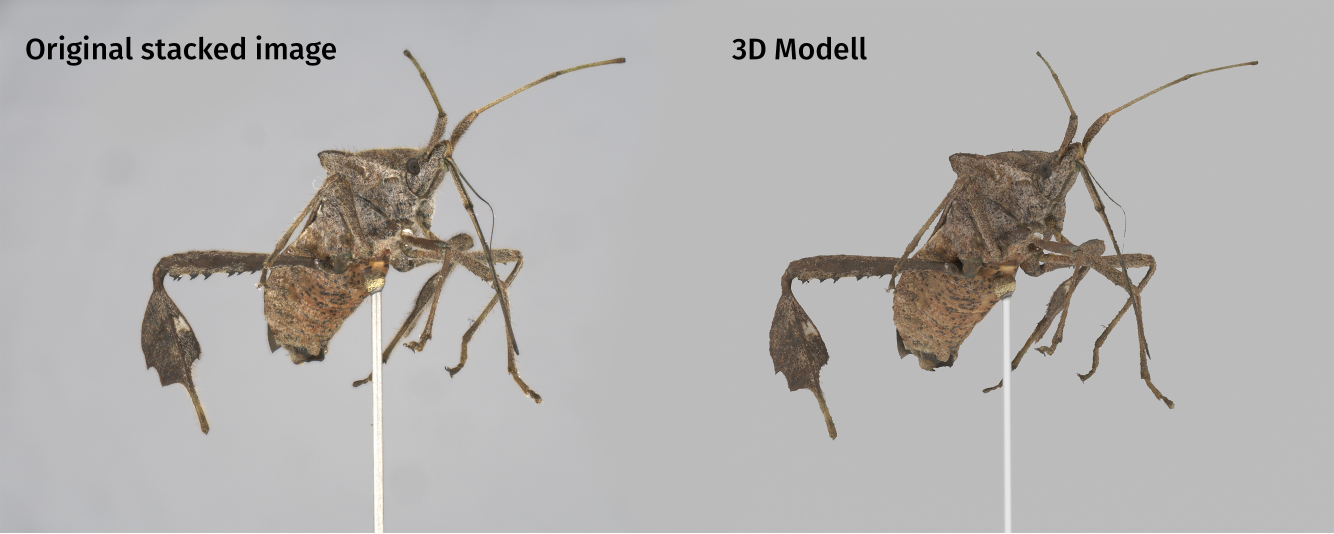
#> input picture images/3D_model_comparison_matched_lighting.jpg, 4000 x 1600 px (shown at 1/3 size); its folder holds only this picture in this run
$ python detect_blur.py --images ../images   (older library calls are emulated)
#> lines starting #> are read from the running program, lines starting #| are printed output that depends on the picture; after the words box and inside, x2 and y2 are one past the last pixel; in counts of white or black regions, pixels touching at a corner belong together
# approach implemented based on
# pyimagesearch.com/2015/09/07/blur-detection-with-opencv/

# Use in the console with
"""
$ python detect_blur.py --images images --threshold threshold
"""

from imutils import paths
import argparse
import cv2
import os
from PIL import Image, ImageEnhance


def variance_of_laplacian(image):
    # compute the Laplacian of the image and then return the focus
    # measure, which is simply the valirance of the Laplacian
    # using the following 3x3 convolutional kernel
    """
    [0   1   0]
    [1  -4   1]
    [0   1   0]

    as recommenden by Pech-Pacheco et al. in their 2000 ICPR paper,
    Diatom autofocusing in brightfield microscopy: a comparative study.
    """
    return cv2.Laplacian(image, cv2.CV_64F).var()


# construct the argument parse and parse the arguments
ap = argparse.ArgumentParser()
ap.add_argument("-i", "--images", required=True,
                help="path to input directory of images")
ap.add_argument("-t", "--threshold", type=float, default=3.0,
                help="focus measures that fall below this value will be considered 'blurry'")
args = vars(ap.parse_args())

usable_images = []
rejected_images = []

# loop over the input images
for imagePath in sorted(paths.list_images(args["images"])):
    # load the image, convert it to grayscale, and compute the
    # focus measure of the image using the Variance of Laplacian
    # method
    image = cv2.imread(imagePath)
#> image is the input picture: shape (1600, 4000, 3); mean B, G, R 176.3, 177.7, 179.7
    gray = cv2.cvtColor(image, cv2.COLOR_BGR2GRAY)
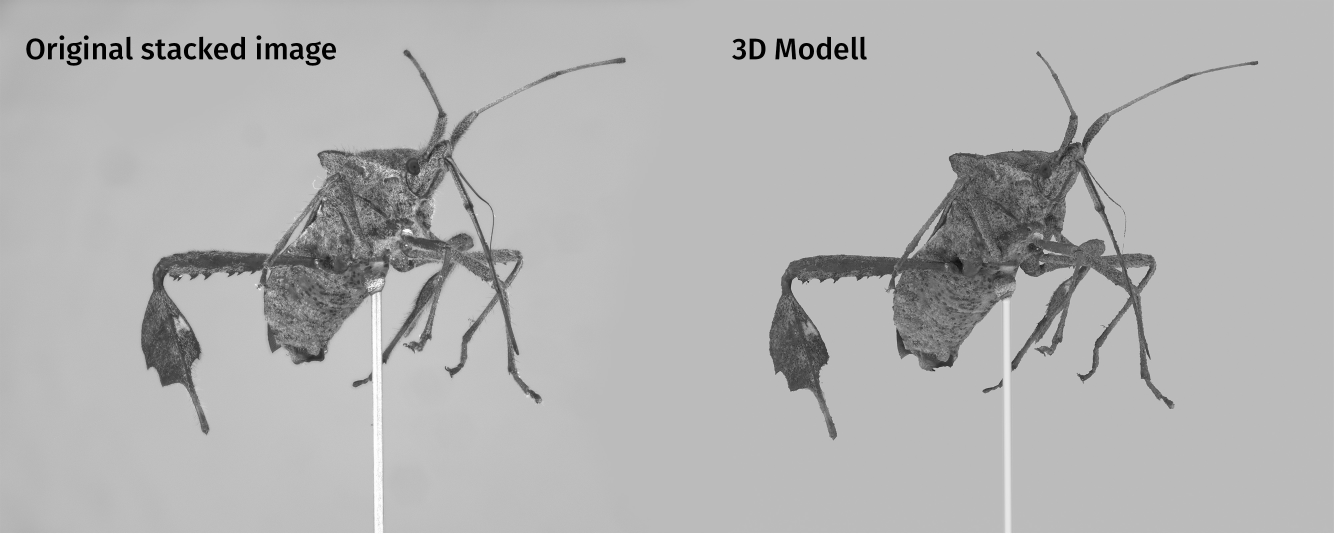
#> gray: shape (1600, 4000) (shown at 1/3 size); min 0, max 255, mean 178.1
    fm = variance_of_laplacian(gray)
#> fm = 224.8

    # if the focus measure is less than the supplied threshold,
    # then the image should be considered "blurry"
    if fm < args["threshold"]:
        text = "BLURRY"
        color_text = (0, 0, 255)
        rejected_images.append(imagePath)
    else:
        text = "NOT Blurry"
        color_text = (255, 0, 0)
        usable_images.append(imagePath)

    print(imagePath, "is", text)

    # original window size (due to input image)
    # = 2448 x 2048 -> time to size it down!
    scale_percent = 30  # percent of original size
    width = int(image.shape[1] * scale_percent / 100)
#> width = 1200
    height = int(image.shape[0] * scale_percent / 100)
#> height = 480
    dim = (width, height)
#> dim = (1200, 480)
    # resize image
    resized = cv2.resize(image, dim, interpolation=cv2.INTER_AREA)
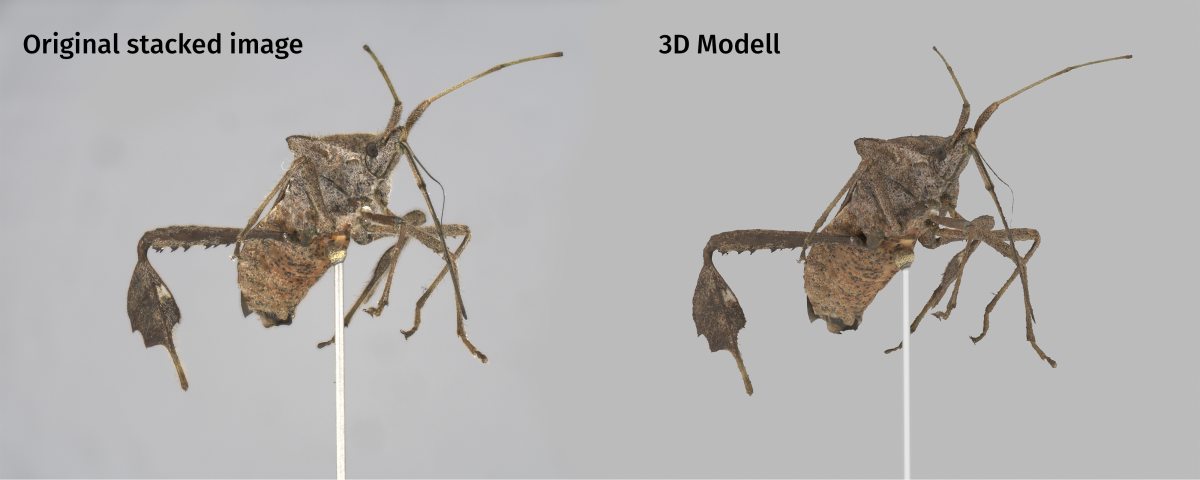
#> resized: shape (480, 1200, 3); mean B, G, R 176.3, 177.7, 179.7

    # show the image
    cv2.putText(resized, "{}: {:.2f}".format(text, fm), (10, 30),
                cv2.FONT_HERSHEY_DUPLEX, 0.8, color_text, 3)
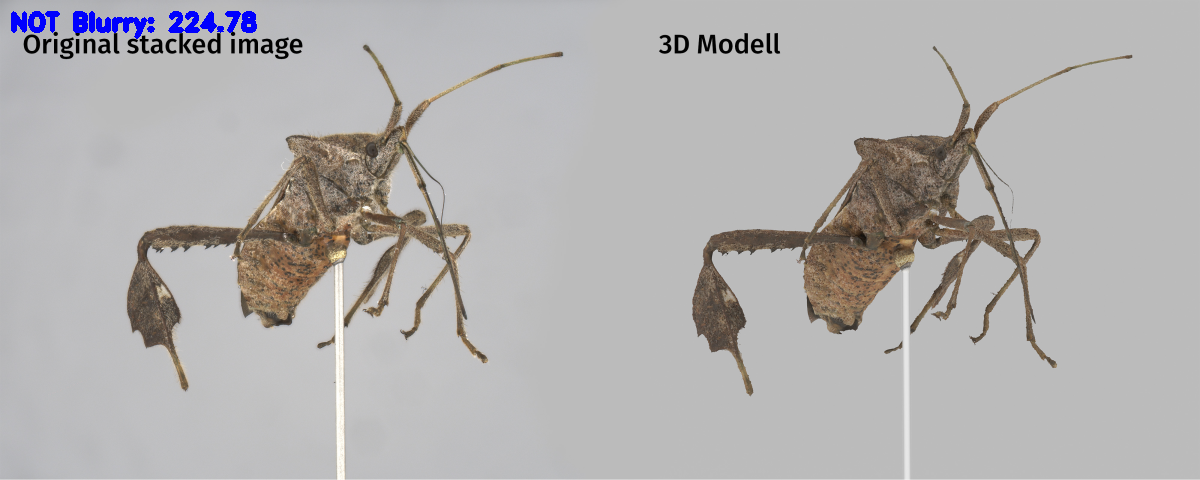
#> resized: shape (480, 1200, 3); 0.51% of pixels changed, all inside (x1, y1, x2, y2) = (11, 11, 257, 39)
    cv2.imshow("Image", resized)

    cv2.waitKey(10)

cv2.destroyAllWindows()

if len(usable_images) > 1:
    print("\nThe following images are sharp enough for focus stacking:\n")
    for path in usable_images:
        print(path)
else:
    print("No images suitable for focus stacking found!")

if len(rejected_images) > 0 and input("\nRemove blurry images? y/n  [DEFAULT: n]\n") == "y":
    for path in rejected_images:
        os.remove(path)
        print("removed:", path)
else:
    print("No images removed!")
